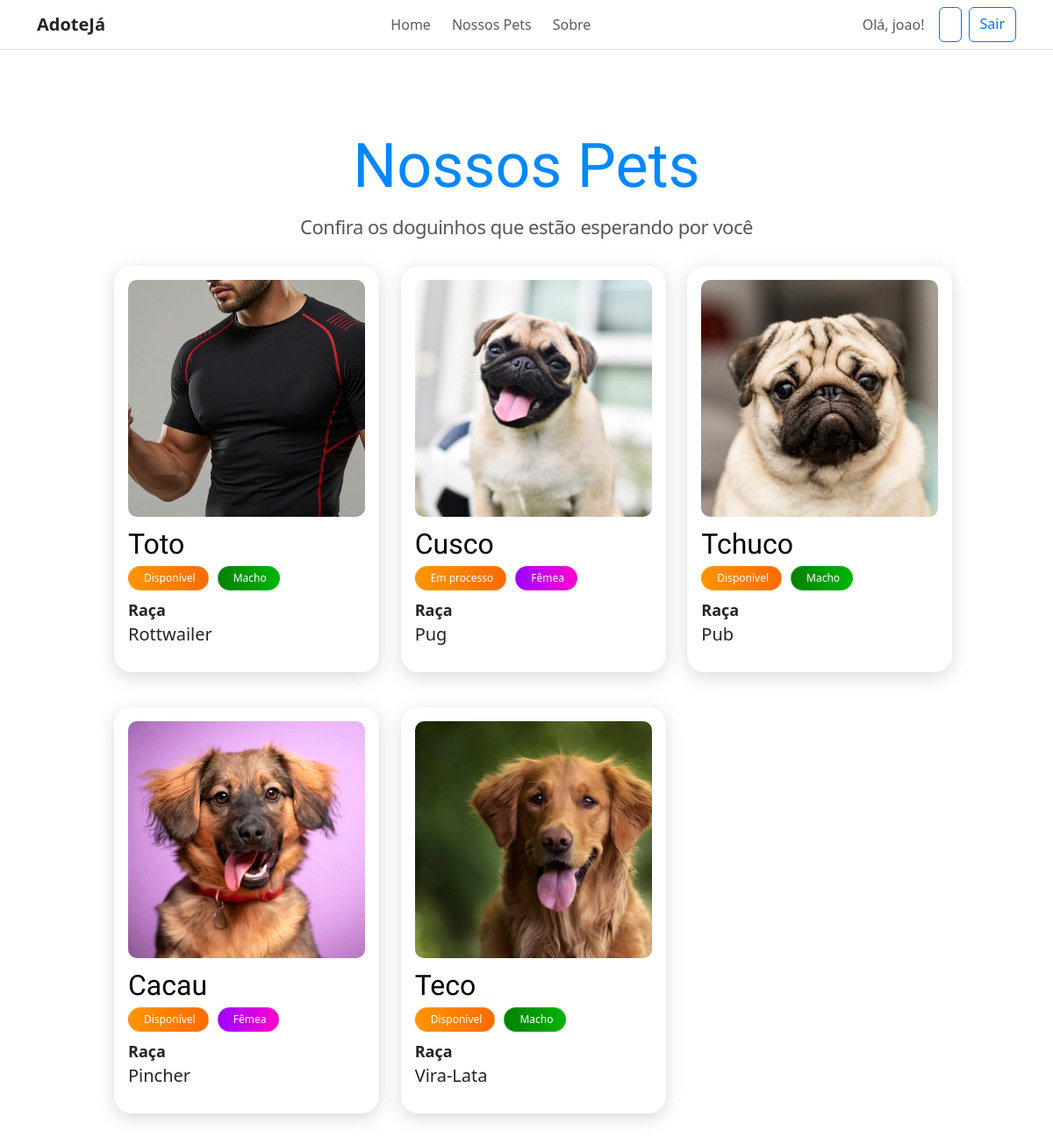
The page /pets/ (signed in) on the database its author committed.
### pets/models.py (models this page shows, shortened)
class Cachorro(models.Model):
    nome = models.CharField(max_length=100)
    idade = models.IntegerField()
    sexo = models.CharField(
        max_length=20,
        choices=[('Macho', 'Macho'), ('Fêmea', 'Fêmea')]
    )
    raca = models.CharField(max_length=100)
    descricao = models.TextField()
    imagem = models.ImageField(upload_to='cachorros/')
    status = models.CharField(
        max_length=20,
        choices=[('Disponível', 'Disponível'), ('Adotado', 'Adotado'), ('Em processo','Em processo')],
        default='Disponível'
    )

### pets/views.py (the view)
# urls.py: 2. Add a URL to urlpatterns:  path('', views.home, name='home')
def home(request):
    cachorros = Cachorro.objects.all()
    return render(request, 'home.html', { 'cachorros': cachorros })

### pets/templates/home.html (shortened to what this page needs)
{% load static %}
<!DOCTYPE html>
<html lang="en">
  <head>
    <link rel="stylesheet" href="{% static 'pets/css/home.css' %}" />
    <link
      rel="stylesheet"
      type="text/css"
      href="https://cdn.jsdelivr.net/npm/@phosphor-icons/web@2.1.1/src/regular/style.css"
    />
    <link
      rel="stylesheet"
      type="text/css"
      href="https://cdn.jsdelivr.net/npm/@phosphor-icons/web@2.1.1/src/fill/style.css"
    />
  </head>
  <body>
    {% include 'partials/navbar.html' %}
    <div class="home-container">
      <div class="texts">
        <h1>Nossos Pets</h1>
        <h3>Confira os doguinhos que estão esperando por você</h3>
      </div>
      <div class="cachorros-container">
        {% for cachorro in cachorros %}
        <a href="{% url 'detalhes_cachorro' cachorro.id %}">
          <div class="cachorro">
            <img src="{{ cachorro.imagem.url }}" alt="{{ cachorro.nome }}" />
            <div class="cachorro-infos">
              <h2>{{ cachorro.nome }}</h2>
              <div class="tags">
                <div class="tag">
                  {{ cachorro.status }}
                </div>
                {% if cachorro.sexo == 'Fêmea' %}
                  <div class="tag" id="sexo_femea">
                    {{ cachorro.sexo }}
                  </div>
                {% else %}
                  <div class="tag" id="sexo_macho">
                    {{ cachorro.sexo }}
                  </div>
                {% endif %}
              </div>
            </div>
            <div class="end-infos">
              <h4>Raça</h4>
              <p>{{ cachorro.raca }}</p>
            </div>
          </div>
        </a>
        {% empty %}
        <p>Nenhum cachorro disponível para adoção no momento.</p>
        {% endfor %}
      </div>
    </div>
  </body>
</html>

### templates/partials/navbar.html (shortened to what this page needs)
<!DOCTYPE html>
<html lang="pt-br">
  <head>
    <link
      rel="stylesheet"
      href="https://cdn.jsdelivr.net/npm/bootstrap@5.3.0/dist/css/bootstrap.min.css"
    />
    <link
      rel="stylesheet"
      type="text/css"
      href="https://cdn.jsdelivr.net/npm/@phosphor-icons/web@2.1.1/src/regular/style.css"
    />
    <link
      rel="stylesheet"
      type="text/css"
      href="https://cdn.jsdelivr.net/npm/@phosphor-icons/web@2.1.1/src/fill/style.css"
    />
  </head>
  <body>
    <nav class="navbar navbar-expand-lg bg-white border-bottom">
      <div class="container">
        <a class="navbar-brand text-dark fw-bold" href="{% url 'home' %}"
          >AdoteJá</a
        >
        <div class="collapse navbar-collapse" id="navbarNav">
          <ul class="navbar-nav mx-auto gap-2">
            <li class="nav-item">
              <a class="nav-link" href="{% url 'home' %}">Home</a>
            </li>
            <li class="nav-item">
              <a class="nav-link" href="{% url 'home_pets' %}">Nossos Pets</a>
            </li>
            <li class="nav-item">
              <a class="nav-link" href="">Sobre</a>
            </li>
          </ul>
          <div class="d-flex gap-2">
            {% if user.is_authenticated %}
            <span class="navbar-text me-2">Olá, {{user.username }}!</span>
            <a href="{% url 'user_profile' %}" class="btn btn-outline-primary"
              ></a>
            <a href="{% url 'logout' %}" class="btn btn-outline-primary"
              >Sair</a
            >
            {% else %}
            <a href="{% url 'login' %}" class="btn btn-outline-primary"
              >Login</a
            >
            <a href="{% url 'register' %}" class="btn btn-primary">Cadastro</a>
            {% endif %}
          </div>
        </div>
      </div>
    </nav>
  </body>
</html>

### pets/static/pets/css/home.css (style rules this page uses)
body { text-align: center; background-color: #f4f4f4; }
.home-container { width: 100%; margin: 20px auto; padding: 20px; background: white; border-radius: 10px; }
.texts { width: 100%; max-width: 100%; display: flex; flex-direction: column; align-items: center; justify-content: center; margin-top: 50px; gap: 12px; }
.home-container h1 { width: fit-content; font-size: 70px; font-family: "Lilita One", sans-serif; color: #0088FF; margin: 0; }
.home-container h3 { max-width: 50%; font-size: 22px; color: #000000a9; font-weight: 400; width: fit-content; margin: 0; line-height: 1.9rem; letter-spacing: -0.03rem; text-align: center; }
.cachorro { margin: 10px; padding: 16px; padding-bottom: 28px; border-radius: 20px; filter: drop-shadow(0px 5px 10px rgba(0, 0, 0, 0.15)); background: #fff; display: flex; width: 100%; max-width: fit-content; flex-direction: column; gap: 12px; transition: transform .3s ease; }
.cachorro-infos { display: flex; flex-direction: column; gap: 5px; }
.cachorro h2 { font-family: "Lilita One", sans-serif; color: #000000; font-size: 32px; margin: 0; }
.tags { display: flex; width: 100%; max-width: fit-content; gap: 10px; }
.tag { display: flex; flex-direction: row; gap: 3px; border: 1px solid #ffffff24; padding: 4px 14px; background: linear-gradient(90deg, #FF9500, #FF6A00); font-size: 12px; color: white; font-weight: 500; border-radius: 100px; justify-content: center; align-items: center; }
#sexo_femea { background: linear-gradient(90deg, #9d00ff, #ff00cc); }
#sexo_macho { background: linear-gradient(90deg, #068006, #01b407); }
.end-infos { width: 100%; display: flex; flex-direction: column; gap: 2px; }
.end-infos h4 { font-weight: 600; font-size: 18px; margin: 0; }
.end-infos p { font-size: 20px; margin: 0; }
img { width: 270px; height: 270px; border-radius: 10px; object-fit: cover; }
.cachorros-container { display: grid; grid-template-columns: repeat(auto-fill, minmax(280px, 1fr)); gap: 20px; padding: 20px; width: 100%; max-width: 1000px; margin: 0 auto; justify-content: center; }
.cachorros-container a { text-decoration: none; color: inherit; }

### rows shown on the page
Cachorro: imagem (picture), nome "Toto", status "Disponível", sexo "Macho", raca "Rottwailer"
Cachorro: imagem (picture), nome "Cusco", status "Em processo", sexo "Fêmea", raca "Pug"
Cachorro: imagem (picture), nome "Tchuco", status "Disponível", sexo "Macho", raca "Pub"
Cachorro: imagem (picture), nome "Cacau", status "Disponível", sexo "Fêmea", raca "Pincher"
Cachorro: imagem (picture), nome "Teco", status "Disponível", sexo "Macho", raca "Vira-Lata"

### other values the page prints
{{ user.username }} "joao"
